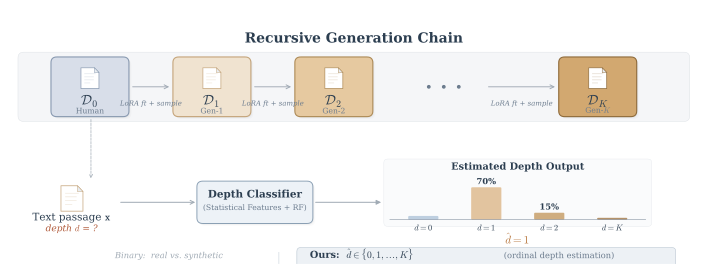

Generate this figure with Python:
import matplotlib
matplotlib.use('Agg')
import matplotlib.pyplot as plt
from matplotlib.patches import FancyBboxPatch, FancyArrowPatch

plt.rcParams.update({
    'font.family': 'serif',
    'font.serif': ['Times New Roman', 'DejaVu Serif', 'serif'],
    'mathtext.fontset': 'cm',
    'font.size': 9,
    'figure.dpi': 300,
    'savefig.dpi': 300,
    'savefig.bbox': 'tight',
    'savefig.pad_inches': 0.04,
    'pdf.fonttype': 42,
    'ps.fonttype': 42,
})

C = {
    'd0_bg': '#D8DEE9', 'd0_bd': '#8899B0',
    'd1_bg': '#F0E3D0', 'd1_bd': '#C4A47A',
    'd2_bg': '#E6C9A0', 'd2_bd': '#AD8A56',
    'dk_bg': '#D2A870', 'dk_bd': '#8E6A3A',
    'arrow':  '#A0AAB4',
    'main':   '#2C3E50',
    'sub':    '#6B7B8D',
    'red':    '#B05A3A',
    'cls_bg': '#EDF2F7', 'cls_bd': '#8BA0B4',
    'accent': '#B87840',
    'binary': '#A0AAB4',
    'ours_bg':'#EDF1F5', 'ours_bd':'#B8C4D0',
    'panel':  '#F5F6F8',
    'panel_bd':'#DDE1E5',
}

W, H = 7.0, 2.60
fig = plt.figure(figsize=(W, H))
ax = fig.add_axes([0, 0, 1, 1])
ax.set_xlim(0, W)
ax.set_ylim(-0.08, H + 0.02)
ax.axis('off')


def rbox(ax, x, y, w, h, bg, bd, lw=0.7, zorder=3, shadow=True):
    if shadow:
        for dx, dy, a in [(0.012, -0.012, 0.045), (0.024, -0.024, 0.02)]:
            ax.add_patch(FancyBboxPatch(
                (x+dx, y+dy), w, h,
                boxstyle='round,pad=0.03,rounding_size=0.06',
                fc='#000000', ec='none', alpha=a, zorder=zorder-2))
    ax.add_patch(FancyBboxPatch(
        (x, y), w, h,
        boxstyle='round,pad=0.03,rounding_size=0.06',
        fc=bg, ec=bd, lw=lw, zorder=zorder))


def doc_icon(ax, cx, cy, s=0.10, c='#6B7B8D', zorder=5):
    px = [cx-s, cx-s, cx+s*0.5, cx+s, cx+s, cx-s]
    py = [cy-s*1.2, cy+s*1.2, cy+s*1.2, cy+s*0.65, cy-s*1.2, cy-s*1.2]
    ax.fill(px, py, fc='white', ec=c, lw=0.5, zorder=zorder)
    fx = [cx+s*0.5, cx+s*0.5, cx+s]
    fy = [cy+s*1.2, cy+s*0.65, cy+s*0.65]
    ax.fill(fx, fy, fc='#E8ECF0', ec=c, lw=0.35, zorder=zorder+1)
    for frac in [0.50, 0.15, -0.20, -0.55]:
        lw_l = s * (1.2 if frac > 0.3 else (1.0 if frac > -0.3 else 0.6))
        ax.plot([cx-s*0.6, cx-s*0.6+lw_l], [cy+s*frac]*2,
                c=c, lw=0.35, alpha=0.38, zorder=zorder+1)


def thin_arrow(ax, xy1, xy2, **kw):
    defaults = dict(arrowstyle='->', color=C['arrow'], lw=0.7,
                    mutation_scale=7, zorder=4,
                    connectionstyle='arc3,rad=0')
    defaults.update(kw)
    ax.add_patch(FancyArrowPatch(xy1, xy2, **defaults))


# ═══════════════════════════════════════════════
# LAYER 1 — Recursive Generation Chain
# ═══════════════════════════════════════════════
bw, bh = 0.72, 0.56
by = 1.48
ay = by + bh/2

chain_bg_y = by - 0.06
chain_bg_h = bh + 0.12

ax.add_patch(FancyBboxPatch(
    (0.16, chain_bg_y), 6.68, chain_bg_h,
    boxstyle='round,pad=0.02,rounding_size=0.06',
    fc=C['panel'], ec=C['panel_bd'], lw=0.35, zorder=1))

ax.text(3.50, chain_bg_y + chain_bg_h + 0.12,
        'Recursive Generation Chain',
        fontsize=10, fontweight='bold', color=C['main'], ha='center')

nodes = [
    (0.50,  r'$\mathcal{D}_0$', 'Human',    C['d0_bg'], C['d0_bd']),
    (1.72,  r'$\mathcal{D}_1$', 'Gen-1',    C['d1_bg'], C['d1_bd']),
    (2.94,  r'$\mathcal{D}_2$', 'Gen-2',    C['d2_bg'], C['d2_bd']),
    (5.58,  r'$\mathcal{D}_K$', r'Gen-$K$', C['dk_bg'], C['dk_bd']),
]

for nx, lab, sub, bg, bd in nodes:
    rbox(ax, nx, by, bw, bh, bg, bd, lw=0.8)
    doc_icon(ax, nx+bw/2, by+bh*0.66, s=0.09, c=bd)
    ax.text(nx+bw/2, by+bh*0.24, lab, fontsize=10, fontweight='bold',
            color=C['main'], ha='center', va='center', zorder=6)
    ax.text(nx+bw/2, by+bh*0.05, sub, fontsize=5.5, color=C['sub'],
            ha='center', va='center', zorder=6)

for i in range(2):
    x1 = nodes[i][0] + bw + 0.04
    x2 = nodes[i+1][0] - 0.04
    thin_arrow(ax, (x1, ay), (x2, ay))
    ax.text((x1+x2)/2, ay-0.14, 'LoRA ft + sample',
            fontsize=5, color=C['sub'], fontstyle='italic',
            ha='center', va='top', zorder=6)

thin_arrow(ax, (4.82, ay), (nodes[3][0]-0.04, ay))
ax.text((4.82+nodes[3][0]-0.04)/2, ay-0.14, 'LoRA ft + sample',
        fontsize=5, color=C['sub'], fontstyle='italic',
        ha='center', va='top', zorder=6)

for dx in [-0.15, 0, 0.15]:
    ax.plot(4.40+dx, ay, '.', color=C['sub'], markersize=3.5, zorder=6)


# ═══════════════════════════════════════════════
# LAYER 2 — Depth Estimation Query
# ═══════════════════════════════════════════════
qy = 0.56

ax.annotate('', xy=(0.87, qy+0.22), xytext=(0.87, by-0.03),
            arrowprops=dict(arrowstyle='->', color=C['arrow'],
                            ls='dashed', lw=0.5, mutation_scale=6), zorder=4)

doc_icon(ax, 0.68, qy+0.04, s=0.11, c=C['d1_bd'], zorder=5)
ax.text(0.68, qy-0.19, r'Text passage $\mathbf{x}$',
        fontsize=7.5, color=C['main'], ha='center', zorder=6)
ax.text(0.68, qy-0.31, r'depth $d$ = ?',
        fontsize=6.5, color=C['red'], fontstyle='italic', ha='center', zorder=6)

thin_arrow(ax, (1.14, qy), (1.94, qy))

cw, ch = 1.10, 0.38
cx = 1.96
rbox(ax, cx, qy-ch/2, cw, ch, C['cls_bg'], C['cls_bd'], lw=0.7)
ax.text(cx+cw/2, qy+0.05, 'Depth Classifier',
        fontsize=7.5, fontweight='bold', color=C['main'], ha='center', zorder=6)
ax.text(cx+cw/2, qy-0.08, '(Statistical Features + RF)',
        fontsize=5.5, color=C['sub'], ha='center', zorder=6)

thin_arrow(ax, (cx+cw+0.03, qy), (3.80, qy), arrowstyle='-|>')

# ── Bar chart ──
bx0 = 3.88
bw_total = 2.52
bh_max = 0.48
b_base = qy - 0.18

ax.text(bx0+bw_total/2, qy+0.34, 'Estimated Depth Output',
        fontsize=7, fontweight='bold', color=C['main'], ha='center', zorder=6)

ax.add_patch(FancyBboxPatch(
    (bx0-0.06, b_base-0.05), bw_total+0.12, bh_max+0.18,
    boxstyle='round,pad=0.02,rounding_size=0.04',
    fc='#FAFBFC', ec='#E4E8EC', lw=0.3, zorder=2))

bars = [
    (r'$d{=}0$', 0.08, '#B4C8DA'),
    (r'$d{=}1$', 0.70, '#DEBB8E'),
    (r'$d{=}2$', 0.15, '#C8A06A'),
    (r'$d{=}K$', 0.04, '#A88050'),
]

sp = bw_total / len(bars)
bwi = sp * 0.48

for i, (lbl, val, col) in enumerate(bars):
    bxi = bx0 + i*sp + (sp-bwi)/2
    h = val * bh_max
    ax.add_patch(FancyBboxPatch(
        (bxi, b_base), bwi, h,
        boxstyle='round,pad=0,rounding_size=0.012',
        fc=col, ec='none', alpha=0.85, zorder=5))
    ax.text(bxi+bwi/2, b_base-0.055, lbl,
            fontsize=6, color=C['main'], ha='center', va='top', zorder=6)
    if val >= 0.10:
        ax.text(bxi+bwi/2, b_base+h+0.015, f'{int(val*100)}%',
                fontsize=6, fontweight='bold', color=C['main'],
                ha='center', va='bottom', zorder=6)
ax.plot([bx0-0.02, bx0+bw_total+0.02], [b_base, b_base],
        color=C['sub'], lw=0.35, zorder=5)

ax.text(bx0+bw_total/2, b_base-0.25, r'$\hat{d} = 1$',
        fontsize=8, fontweight='bold', color=C['accent'], ha='center', zorder=6)


# ═══════════════════════════════════════════════
# LAYER 3 — Task Comparison
# ═══════════════════════════════════════════════
ty = -0.02

ax.text(1.65, ty, 'Binary:  real vs. synthetic',
        fontsize=6, color=C['binary'], fontstyle='italic', ha='center', zorder=6)

ax.plot([2.75, 2.75], [ty-0.06, ty+0.06], color='#D0D8E0', lw=0.5, zorder=5)

ax.add_patch(FancyBboxPatch(
    (2.95, ty-0.09), 3.75, 0.18,
    boxstyle='round,pad=0.02,rounding_size=0.04',
    fc=C['ours_bg'], ec=C['ours_bd'], lw=0.4, zorder=3))

ax.text(3.06, ty, r'Ours:  $\hat{d} \in \{0, 1, \ldots, K\}$',
        fontsize=7, fontweight='bold', color=C['main'], ha='left', zorder=6)
ax.text(5.00, ty, '(ordinal depth estimation)',
        fontsize=6, color=C['sub'], ha='left', zorder=6)

# ── Save ──
out = '/home/ubuntu/.agent-ml-research-idea_gen_0513_2/projects/recursive_gen_depth_est/docs/paper/figures'
fig.savefig(f'{out}/fig_problem_illustration.png', dpi=300, facecolor='white')
fig.savefig(f'{out}/fig_problem_illustration.pdf', facecolor='white')
plt.close()
print('DONE: fig_problem_illustration.png + .pdf')
